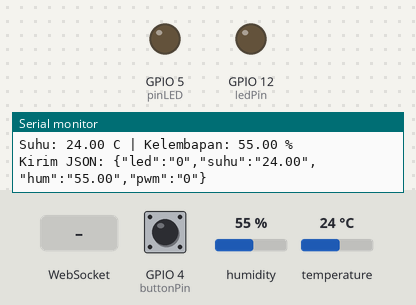
The sketch below on a simulated ESP8266 (NodeMCU). Shown: output pins drawn as LEDs (lit = HIGH), the last lines printed to the serial monitor. The inputs (shaded band) are chosen by the test bench; at power-on: GPIO 4 (buttonPin) LOW, humidity 55 %, temperature 24 °C. WiFi joins after 1.5 s; servers stay silent unless stated.

Above: at 5.7 s.
5.8 s: WebSocket text "toggle" received
At 6.5 s:
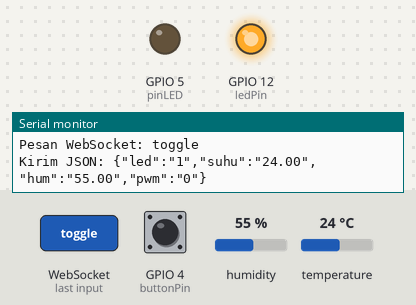
8.8 s: GPIO 4 (buttonPin) pulled HIGH for 0.15 s
At 10.0 s:
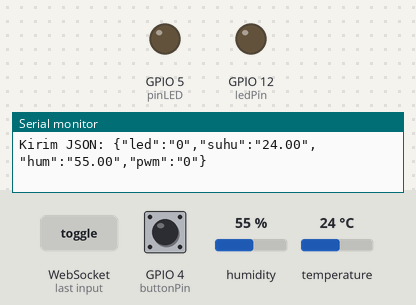
10.4 s: GPIO 4 (buttonPin) pulled HIGH for 1 s
At 11.3 s:
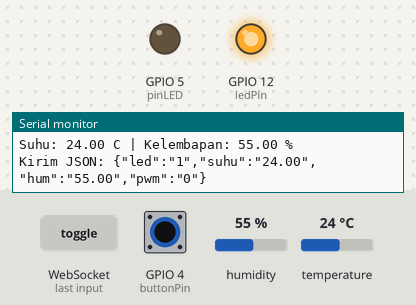
Timing chart, 0 to 13.4 s (numbered marks = the images above; inputs shaded):
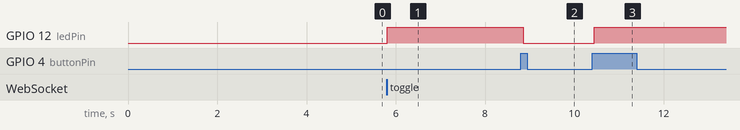

The sketch:

sketch_oct5a.ino
```cpp
#include <ESP8266WiFi.h>
#include <ESPAsyncTCP.h>
#include <ESPAsyncWebServer.h>
#include <DHT.h>

// =====================================================
// WIFI
// =====================================================

const char* ssid = "cihuyyy";
const char* password = "12345678";

// =====================================================
// PIN
// =====================================================

const byte dhtPin = 2;       // D4 / GPIO2
const byte buttonPin = 4;   // D2 / GPIO4

// LED ON/OFF
const byte ledPin = 12;     // D6 / GPIO12

// LED PWM
const byte pinLED = 5;      // D1 / GPIO5


// =====================================================
// DHT22
// =====================================================

#define DHTTYPE DHT22

DHT dht(dhtPin, DHTTYPE);


// =====================================================
// VARIABEL
// =====================================================

bool ledState = false;

String currentTemp = "--";
String currentHum = "--";

int pwmValue = 0;


// =====================================================
// BUTTON
// =====================================================

int buttonState = LOW;
int lastButtonState = LOW;

unsigned long lastDebounceTime = 0;

const unsigned long debounceDelay = 50;


// =====================================================
// TIMER DHT
// =====================================================

unsigned long lastDHTTime = 0;

const unsigned long dhtInterval = 3000;


// =====================================================
// WEB SERVER & WEBSOCKET
// =====================================================

AsyncWebServer server(80);

AsyncWebSocket ws("/ws");


// =====================================================
// HTML
// =====================================================

const char index_html[] PROGMEM = R"rawliteral(

<!DOCTYPE html>

<html>

<head>

<meta name="viewport"
content="width=device-width, initial-scale=1">

<title>Smart Lighting IoT</title>


<style>

body {

  font-family: Arial;

  text-align: center;

  background: #eeeeee;

  margin: 0;

  padding: 20px;

}


.card {

  background: white;

  margin: 20px auto;

  padding: 20px;

  max-width: 350px;

  border-radius: 10px;

  box-shadow: 0 2px 8px rgba(0,0,0,0.15);

}


button {

  padding: 15px 30px;

  font-size: 20px;

  border-radius: 5px;

  cursor: pointer;

  color: white;

  border: none;

}


.btn-on {

  background-color: #4CAF50;

}


.btn-off {

  background-color: #f44336;

}


input[type=range] {

  width: 90%;

}


.value {

  font-size: 25px;

  font-weight: bold;

}


</style>

</head>


<body>


<h1>Smart Room</h1>


<!-- =================================================
     SUHU
================================================= -->

<div class="card">

<h2>Suhu</h2>

<p class="value">

<span id="tempValue">--</span>

&deg;C

</p>

</div>


<!-- =================================================
     KELEMBAPAN
================================================= -->

<div class="card">

<h2>Kelembapan</h2>

<p class="value">

<span id="humValue">--</span>

%

</p>

</div>


<!-- =================================================
     LED ON OFF
================================================= -->

<div class="card">

<h2>LED ON/OFF</h2>

<h3>

Status:

<span id="ledStatus">OFF</span>

</h3>


<button
id="toggleBtn"
class="btn-off"
onclick="toggleLed()">

Turn ON

</button>

</div>


<!-- =================================================
     LED PWM
================================================= -->

<div class="card">

<h2>LED Dimmer</h2>


<p>

Intensitas:

<span id="pwmValue">0</span>

</p>


<input

type="range"

min="0"

max="1023"

value="0"

id="pwmSlider"

oninput="sendPWM(this.value)"

>


<p>0 = Mati</p>

<p>1023 = Terang Maksimal</p>


</div>


<script>


// =====================================================
// WEBSOCKET
// =====================================================

var gateway =
  `ws://${window.location.hostname}/ws`;

var websocket;


// =====================================================
// LOAD
// =====================================================

window.addEventListener(
  'load',
  onLoad
);


function onLoad(event) {

  initWebSocket();

}


// =====================================================
// INIT WEBSOCKET
// =====================================================

function initWebSocket() {

  console.log(
    "Menghubungkan WebSocket..."
  );


  websocket =
    new WebSocket(gateway);


  websocket.onopen =
    onOpen;


  websocket.onclose =
    onClose;


  websocket.onmessage =
    onMessage;

}


// =====================================================
// WEBSOCKET OPEN
// =====================================================

function onOpen(event) {

  console.log(
    "WebSocket Terkoneksi"
  );

}


// =====================================================
// WEBSOCKET CLOSE
// =====================================================

function onClose(event) {

  console.log(
    "WebSocket Terputus"
  );


  setTimeout(
    initWebSocket,
    2000
  );

}


// =====================================================
// LED ON / OFF
// =====================================================

function toggleLed() {

  if (
    websocket.readyState ===
    WebSocket.OPEN
  ) {

    websocket.send(
      "toggle"
    );

  }

}


// =====================================================
// PWM SLIDER
// =====================================================

function sendPWM(value) {


  // Tampilkan nilai PWM

  document.getElementById(
    "pwmValue"
  ).innerHTML = value;


  // Kirim ke NodeMCU

  if (
    websocket.readyState ===
    WebSocket.OPEN
  ) {

    websocket.send(
      "pwm," + value
    );

  }

}


// =====================================================
// TERIMA DATA DARI NODEMCU
// =====================================================

function onMessage(event) {


  console.log(
    "Data diterima:",
    event.data
  );


  var dataObj;


  try {

    dataObj =
      JSON.parse(event.data);

  }

  catch (error) {

    console.log(
      "JSON Error:",
      error
    );

    return;

  }


  // =================================================
  // SUHU
  // =================================================

  if (
    dataObj.suhu !== undefined
  ) {

    document.getElementById(
      "tempValue"
    ).innerHTML =
      dataObj.suhu;

  }


  // =================================================
  // KELEMBAPAN
  // =================================================

  if (
    dataObj.hum !== undefined
  ) {

    document.getElementById(
      "humValue"
    ).innerHTML =
      dataObj.hum;

  }


  // =================================================
  // LED ON OFF
  // =================================================

  if (
    dataObj.led !== undefined
  ) {


    var btn =
      document.getElementById(
        "toggleBtn"
      );


    var status =
      document.getElementById(
        "ledStatus"
      );


    if (
      dataObj.led == "1"
    ) {

      status.innerHTML =
        "ON";


      btn.innerHTML =
        "Turn OFF";


      btn.className =
        "btn-on";

    }


    else {

      status.innerHTML =
        "OFF";


      btn.innerHTML =
        "Turn ON";


      btn.className =
        "btn-off";

    }

  }


  // =================================================
  // PWM
  // =================================================

  if (
    dataObj.pwm !== undefined
  ) {


    document.getElementById(
      "pwmValue"
    ).innerHTML =
      dataObj.pwm;


    document.getElementById(
      "pwmSlider"
    ).value =
      dataObj.pwm;

  }

}


</script>


</body>

</html>

)rawliteral";


// =====================================================
// NOTIFY CLIENTS
// =====================================================

void notifyClients() {


  String jsonString = "{";


  // LED

  jsonString +=
    "\"led\":\"" +
    String(ledState ? 1 : 0) +
    "\",";


  // SUHU

  jsonString +=
    "\"suhu\":\"" +
    currentTemp +
    "\",";


  // KELEMBAPAN

  jsonString +=
    "\"hum\":\"" +
    currentHum +
    "\",";


  // PWM

  jsonString +=
    "\"pwm\":\"" +
    String(pwmValue) +
    "\"";


  jsonString += "}";


  Serial.print(
    "Kirim JSON: "
  );

  Serial.println(
    jsonString
  );


  ws.textAll(
    jsonString
  );

}


// =====================================================
// HANDLE WEBSOCKET MESSAGE
// =====================================================

void handleWebSocketMessage(

  void *arg,

  uint8_t *data,

  size_t len

) {


  AwsFrameInfo *info =
    (AwsFrameInfo*)arg;


  if (

    info->final &&

    info->index == 0 &&

    info->len == len &&

    info->opcode == WS_TEXT

  ) {


    data[len] = 0;


    String message =
      String((char*)data);


    Serial.print(
      "Pesan WebSocket: "
    );

    Serial.println(
      message
    );


    // =================================================
    // TOGGLE LED
    // =================================================

    if (
      message == "toggle"
    ) {


      ledState =
        !ledState;


      digitalWrite(

        ledPin,

        ledState
        ? HIGH
        : LOW

      );


      notifyClients();

    }


    // =================================================
    // PWM
    // Format: pwm,512
    // =================================================

    else if (

      message.startsWith(
        "pwm,"
      )

    ) {


      String nilai =
        message.substring(4);


      pwmValue =
        nilai.toInt();


      // Batasi 0 - 1023

      pwmValue =
        constrain(

          pwmValue,

          0,

          1023

        );


      // Atur kecerahan LED

      analogWrite(

        pinLED,

        pwmValue

      );


      Serial.print(
        "PWM LED: "
      );

      Serial.println(
        pwmValue
      );


      // Kirim kembali ke browser

      notifyClients();

    }

  }

}


// =====================================================
// WEBSOCKET EVENT
// =====================================================

void onEvent(

  AsyncWebSocket *server,

  AsyncWebSocketClient *client,

  AwsEventType type,

  void *arg,

  uint8_t *data,

  size_t len

) {


  switch (type) {


    // =================================================
    // CLIENT CONNECT
    // =================================================

    case WS_EVT_CONNECT:


      Serial.printf(

        "Client WebSocket #%u terhubung\n",

        client->id()

      );


      // Kirim status awal

      notifyClients();


      break;


    // =================================================
    // CLIENT DISCONNECT
    // =================================================

    case WS_EVT_DISCONNECT:


      Serial.printf(

        "Client WebSocket #%u terputus\n",

        client->id()

      );


      break;


    // =================================================
    // DATA
    // =================================================

    case WS_EVT_DATA:


      handleWebSocketMessage(

        arg,

        data,

        len

      );


      break;


    default:

      break;

  }

}


// =====================================================
// SETUP
// =====================================================

void setup() {


  Serial.begin(
    115200
  );


  delay(1000);


  Serial.println();

  Serial.println(
    "================================"
  );

  Serial.println(
    " SMART LIGHTING IoT"
  );

  Serial.println(
    "================================"
  );


  // =================================================
  // BUTTON
  // =================================================

  pinMode(

    buttonPin,

    INPUT

  );


  // =================================================
  // LED ON/OFF
  // =================================================

  pinMode(

    ledPin,

    OUTPUT

  );


  digitalWrite(

    ledPin,

    LOW

  );


  // =================================================
  // LED PWM
  // =================================================

  pinMode(

    pinLED,

    OUTPUT

  );


  analogWrite(

    pinLED,

    0

  );


  // =================================================
  // DHT22
  // =================================================

  dht.begin();


  delay(2000);


  // =================================================
  // WIFI
  // =================================================

  WiFi.mode(
    WIFI_STA
  );


  WiFi.begin(

    ssid,

    password

  );


  Serial.print(
    "Menghubungkan WiFi"
  );


  while (

    WiFi.status()
    != WL_CONNECTED

  ) {


    delay(500);


    Serial.print(
      "."
    );

  }


  Serial.println();


  Serial.println(
    "WiFi TERHUBUNG!"
  );


  Serial.print(
    "IP Address: "
  );


  Serial.println(

    WiFi.localIP()

  );


  // =================================================
  // WEB SERVER
  // =================================================

  server.on(

    "/",

    HTTP_GET,

    [](AsyncWebServerRequest *request) {


      request->send_P(

        200,

        "text/html",

        index_html

      );

    }

  );


  // =================================================
  // WEBSOCKET
  // =================================================

  ws.onEvent(
    onEvent
  );


  server.addHandler(
    &ws
  );


  // =================================================
  // START SERVER
  // =================================================

  server.begin();


  Serial.println(
    "Web Server Aktif"
  );


  Serial.println(
    "WebSocket Aktif"
  );


  Serial.println(
    "================================"
  );

}


// =====================================================
// LOOP
// =====================================================

void loop() {


  // Bersihkan client WebSocket

  ws.cleanupClients();


  // =================================================
  // LED ON/OFF
  // =================================================

  digitalWrite(

    ledPin,

    ledState
    ? HIGH
    : LOW

  );


  // =================================================
  // TOMBOL FISIK
  // =================================================

  int reading =
    digitalRead(
      buttonPin
    );


  if (

    reading !=
    lastButtonState

  ) {


    lastDebounceTime =
      millis();

  }


  if (

    (millis() -
     lastDebounceTime)
    > debounceDelay

  ) {


    if (

      reading !=
      buttonState

    ) {


      buttonState =
        reading;


      // Tombol ditekan

      if (

        buttonState ==
        HIGH

      ) {


        ledState =
          !ledState;


        digitalWrite(

          ledPin,

          ledState
          ? HIGH
          : LOW

        );


        notifyClients();

      }

    }

  }


  lastButtonState =
    reading;


  // =================================================
  // DHT SETIAP 3 DETIK
  // =================================================

  if (

    millis() -
    lastDHTTime
    >= dhtInterval

  ) {


    lastDHTTime =
      millis();


    // Baca suhu

    float t =
      dht.readTemperature();


    // Baca kelembapan

    float h =
      dht.readHumidity();


    // Pastikan valid

    if (

      !isnan(t) &&
      !isnan(h)

    ) {


      currentTemp =
        String(t, 2);


      currentHum =
        String(h, 2);


      Serial.print(
        "Suhu: "
      );

      Serial.print(
        currentTemp
      );

      Serial.print(
        " C | Kelembapan: "
      );

      Serial.print(
        currentHum
      );

      Serial.println(
        " %"
      );


      // Kirim ke browser

      notifyClients();

    }

    else {


      Serial.println(
        "Gagal membaca DHT22!"
      );

    }

  }

}
```

Measured:
- after the input at 5.8 s, GPIO 12 (ledPin): LOW → HIGH at once
- after the input at 8.8 s, GPIO 12 (ledPin): HIGH → LOW after 0.05 s
- after the input at 10.4 s, GPIO 12 (ledPin): LOW → HIGH after 0.05 s
